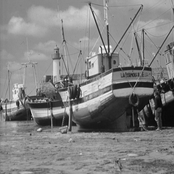
#> input picture data/boat.512.tiff, 174 x 174 px, shrunk from 512 x 512 before the run, found by its file name
$ python 'ideal high pass filter.py'
#> lines starting #> are read from the running program, lines starting #| are printed output that depends on the picture
### High Pass Filter/dt.py
from math import sqrt,exp

def dist(p1,p2):
    return sqrt((p1[0]-p2[0])**2 + (p1[1]-p2[1])**2)

### High Pass Filter/ideal high pass filter.py
import cv2
import numpy as np
import matplotlib.pyplot as plt
from dt import dist

def idealhighpass(f,imgs):
    r, c = imgs[:2]
    ct = (r/2,c/2)
    b = np.ones(imgs[:2])
    for x in range(c):
        for y in range(r):
            if dist((y,x),ct) < f:
                b[y,x] = 0
    return b


imagelist = ['boat.512.tiff','butterfly.jpg','players.jpg','tomatoes.jpg']

for i in imagelist:

    imgpath = r"C:\Users\Ranbi\OneDrive\Desktop\image processing project\data\\"   ## your data folder path

    img = cv2.imread(imgpath+i, 0)
#> img is the input picture: shape (174, 174); min 4, max 252, mean 129.7
    original = np.fft.fft2(img)
    center = np.fft.fftshift(original)

    plt.figure(figsize=(7.4*6, 5.8*5))

    hp = idealhighpass(50,img.shape)
    plt.subplot(132), plt.imshow(hp, "gray"), plt.title("Ideal High Pass Filter of" + " " + i)

    plt.show()
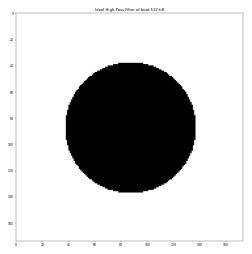
#> figure drawn by matplotlib, 1 panel
#> pass 2 of the loop `for i in imagelist:`:
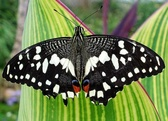
#> input picture data/butterfly.jpg, 168 x 121 px, shrunk from 493 x 356 before the run, found by its file name
#> `img = cv2.imread(imgpath+i, 0)`:
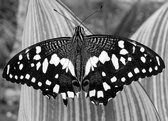
#> img: shape (121, 168); min 0, max 255, mean 113.3
#> `plt.show()`:
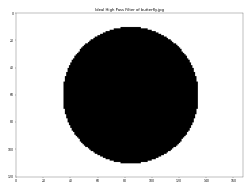
#> figure drawn by matplotlib, 1 panel
#> pass 3 of the loop `for i in imagelist:`:
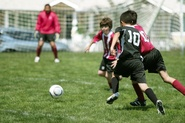
#> input picture data/players.jpg, 185 x 123 px, shrunk from 544 x 363 before the run, found by its file name
#> `img = cv2.imread(imgpath+i, 0)`:
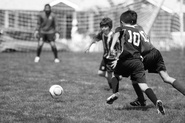
#> img: shape (123, 185); min 0, max 255, mean 131.5
#> `plt.show()`:
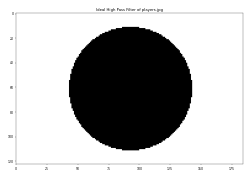
#> figure drawn by matplotlib, 1 panel
#> the loop made 4 passes; the first 3 are shown
